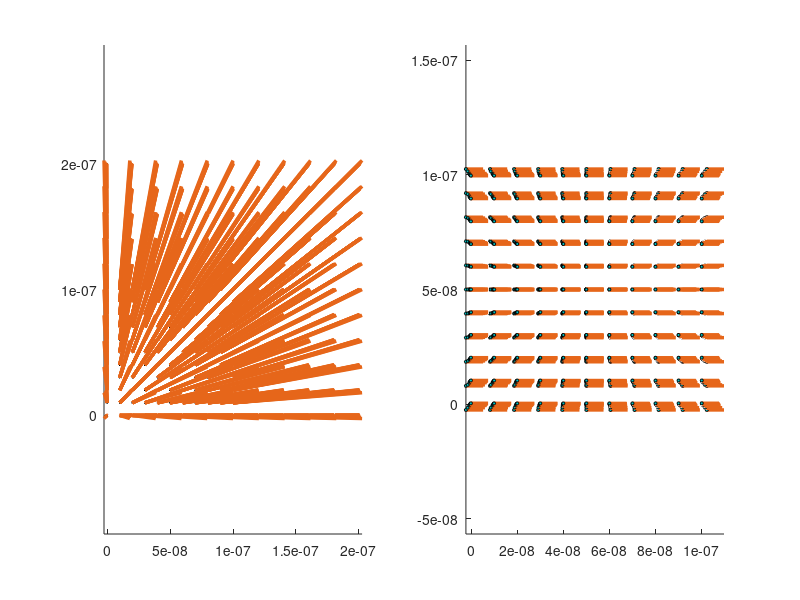

MATLAB code for this plot:
%%
function [X,U,P]=my_temp6_v3
N=1000;
% data = zeros(idivide(int16(N),int16(100)), 2);
data = [];
global scale

scale = 10^(-10);

n=[10 10 6]; % размер решётки (n-1)
global A C Q G d % константы
d=10^(-8); % шаг решётки
A=[-3.712*10^(7) 6.079*10^(8) 1.303*10^(8)*20 1.294*10^(9) -1.950*10^(9) -2.5*10^(9) 3.863*10^(10) 2.529*10^(-10) 1.637*10^(-10) 1.367*10^(-10)]; % порядки!
C=[27.5 17.9 5.43]*10^(9); G=[51 0 2]*10^(-11); Q=[14.2 -0.74 1.57]*10^(9);


[x,y,z]=ndgrid(d*(0:n(1)),d*(0:n(2)),d*(0:n(3))); X={x;y;z}; clear x y z
U=cell(3,1); P=U; E=cell(6,1);
for i=1:3, U{i}=zeros(size(X{1})); P{i}=zeros(size(X{1})); end
% задаём значения U, P при z=0
global fix
fix=false(size(X{1})); fix(:,:,1)=true;

% Сделаем сдвиг на 0.2 через meshgrid (суммарный сдвиг)
del = 50;
del = del/100;
x_fix = linspace(-del*d/2, del*d/2, n(1)+1)./scale;
y_fix = linspace(-del*d/2, del*d/2, n(2)+1)./scale;
[X_fix, Y_fix] = meshgrid(x_fix, y_fix);

% U{1}(fix)=(X{1}(fix)-X_fix)*d;
% U{2}(fix)=(X{2}(fix)-Y_fix)*d;
% U{3}(fix)=0;

U{2}(fix)=(X_fix);
U{1}(fix)=(Y_fix);
U{3}(fix)=0;

% for i=1:3
%     P{i}(fix) = ones(n(1)+1, n(2)+1)*0.0001;
% %     P{i}(fix)=(rand(n(1:2)+1)-1/2)*d; 
% %     P{i}=(rand(n+1)-1/2)*10^(-5); 
% end
P{1} = ones(n+1)*0.1;


% цикл градиентного спуска
F=energies(U,P); 
k0=0; 
oo=0;
% while true
for i =1:N
        oo=oo+1;
        [GU,GP,gmax]=gradflow; % градиенты
        if gmax<1e-4*d, break, end % критерий остановки
        mu=min(1,1e-3*d/gmax); f=step_along(U,P,GU,GP,mu); f_=f;
        k=0;
        % определяем интервал одномерного поиска
        if f>F
            while f>F, f=f_; mu=mu/2; f_=step_along(U,P,GU,GP,mu); end
            mu=2*mu; k=k+1;
        else       
            while f<=f_, f_=f; mu=2*mu; f=step_along(U,P,GU,GP,mu); k=k+1; end
        end
        if k>k0,k0=k; end
        if f-2*f_+F == 0
            disp([f f_ F])
            break
        end
        mu=mu/4*(1-2*(f_-F)/(f-2*f_+F));
        GP{1}
        GU{1}
%         mu
        [F,U,P]=step_along(U,P,GU,GP,mu);
        if mod(oo,100)==0 
            data(idivide(int16(oo),int16(100)), 1) = oo;
            data(idivide(int16(oo),int16(100)), 2) = F;
            
        end
%         oo
        F
%         GU{1}
end
% U{1}
% P{1}
% [F,FL,FC,FQ,FG]=energies(U,P);

save('data.mat','data', 'X', 'U', 'P');
visual(X,U,P)
disp([oo k0])
end

%% ========================================================================
function [F,U,P]=step_along(U,P,GU,GP,mu)
% энергия после шага в направлении антиградиента: U -> (U - mu*dU)
for i=1:3, U{i}=U{i}-mu*GU{i}; P{i}=P{i}-mu*GP{i}; end
F=energies(U,P);
end

%% ========================================================================
function [F,FL,FC,FQ,FG]=energies(U,P0)
% вычисление энергии и её составляющих
global A C Q G d E P dP scale
% считаем производные на решётке и деформации
dU=derivatives(U); dP=derivatives(P0); P=P0;
i1=[1 5 9 6 3 2]; i2=[1 5 9 8 7 4]; % для нумерации по Фойгту
for i=1:6, E{i}=(dU{i1(i)}+dU{i2(i)})/(2-(i>3))*scale; end
% квадраты и 4-е степени для ускорения счёта
q12=P{1}.^2; q22=P{2}.^2; q32=P{3}.^2; q14=q12.^2; q24=q22.^2; q34=q32.^2;
FL=A(1)*(q12+q22+q32)...
    +A(2)*(q14+q24+q34)...
    +A(3)*(q12.*q22+q22.*q32+q12.*q32)...
    +A(4)*(q12.*q14+q22.*q24+q32.*q34)...
    +A(5)*(q14.*(q22+q32)+q24.*(q12+q32)+q34.*(q12+q22))...
    +A(6)*q12.*q22.*q32...
    +A(7)*(q14.^2+q24.^2+q34.^2)...
    +A(8)*(q12.*q14.*(q22+q32)+q22.*q24.*(q12+q32)+q32.*q34.*(q12+q32))...
    +A(9)*(q14.*q24+q24.*q34+q14.*q34)...
    +A(10)*(q14.*q22.*q32+q24.*q12.*q32+q34.*q12.*q22);
FC=C(1)/2*(E{1}.^2+E{2}.^2+E{3}.^2)...
    +C(2)*(E{2}.*E{3}+E{1}.*E{3}+E{1}.*E{2})...
    +C(3)/2*(E{4}.^2+E{5}.^2+E{6}.^2);
FQ=-Q(1)*(E{1}.*q12+E{2}.*q22+E{3}.*q32)...
    -Q(2)*(E{1}.*(q22+q32)+E{2}.*(q12+q32)+E{3}.*(q12+q22))...
    -Q(3)*(E{6}.*P{1}.*P{2}+E{5}.*P{1}.*P{3}+E{4}.*P{2}.*P{3});
FG=G(1)/2*(dP{1,1}.^2+dP{2,2}.^2+dP{3,3}.^2)...
    +G(2)*(dP{1,1}.*dP{2,2}+dP{2,2}.*dP{3,3}+dP{1,1}.*dP{3,3})...
    +G(3)/2*(dP{1,2}.^2+dP{2,1}.^2+dP{2,3}.^2+dP{3,2}.^2+dP{3,1}.^2+dP{1,3}.^2);
FL=sum(FL(:)); FC=sum(FC(:))/scale^2; FQ=sum(FQ(:))/scale; FG=sum(FG(:));
F=FL+FC+FQ+FG; % * d^3 ?
% F=FL+FC+FQ; % * d^3 ?
F=F/numel(P0{1});
end

%% ========================================================================
function D=derivatives(V)
% вычисляем производные векторного поля на решётке: внутренние узлы по
% формулам 2-го порядка, граничные - по формулам 1-го порядка
% компоненты поля V - массив cell(3,1)
global d
D=cell(3,3); for i=1:9, D{i}=zeros(size(V{1})); end
for i=1:3, V{i}=V{i}/d/2; end % сразу учитываем шаг решётки
for i=1:3
    D{i,1}(2:end-1,:,:)=V{i}(3:end,:,:)-V{i}(1:end-2,:,:);
    D{i,1}([1 end],:,:)=2*cat(1,V{i}(2,:,:)-V{i}(1,:,:),V{i}(end,:,:)-V{i}(end-1,:,:));
    D{i,2}(:,2:end-1,:)=V{i}(:,3:end,:)-V{i}(:,1:end-2,:);
    D{i,2}(:,[1 end],:)=2*cat(2,V{i}(:,2,:)-V{i}(:,1,:),V{i}(:,end,:)-V{i}(:,end-1,:));
    D{i,3}(:,:,2:end-1)=V{i}(:,:,3:end)-V{i}(:,:,1:end-2);
    D{i,3}(:,:,[1 end])=2*cat(3,V{i}(:,:,2)-V{i}(:,:,1),V{i}(:,:,end)-V{i}(:,:,end-1));
end
end

%% ========================================================================
function [GU,GP,gmax]=gradflow
% вычисляем градиент - производные энергии по (P1,P2,P3) и (U1,U2,U3) каждого узла
global A C Q G d E P dP fix
GP=cell(3,1); GU=cell(3,1);
% вспомогательные переменные для ускорения счёта
q2=cell(3,1); q4=q2; q6=q2; PP=q2; P2=0; P4=0; P6=0;
for i=1:3
    q2{i}=P{i}.^2; q4{i}=q2{i}.^2; q6{i}=q2{i}.^3;
    P2=P2+q2{i}; P4=P4+q4{i}; P6=P6+q6{i};
end
PP{1}=q2{2}.*q2{3}; PP{2}=q2{1}.*q2{3}; PP{3}=q2{1}.*q2{2};
EP{1}=E{6}.*P{2}+E{5}.*P{3}; EP{2}=E{6}.*P{1}+E{4}.*P{3}; EP{3}=E{5}.*P{1}+E{4}.*P{2};
% локальная часть
for i=1:3
    % производная энергии Ландау
    GP{i}=A(1)+2*A(2)*q2{i}+A(3)*(P2-q2{i})+3*A(4)*q4{i}...
        +A(5)*(2*q2{i}.*(P2-q2{i})+(P4-q4{i}))+A(6)*PP{i}+4*A(7)*q6{i}...
        +A(8)*(3*q4{i}.*(P2-q2{i})+P6-q6{i})+2*A(9)*q2{i}.*(P4-q4{i})...
        +A(10)*PP{i}.*(q2{i}+P2);
    GP{i}=2*P{i}.*GP{i};
    % вклад электрострикции
    GP{i}=GP{i}-2*P{i}.*(Q(2)*(E{1}+E{2}+E{3})-(Q(2)-Q(1))*E{i})-Q(3)*EP{i};
end
% нелокальная часть
g=G/2/d; c=C/2/d; q=Q/2/d; % если нужны конечные разности, то не делить на d!
for i=1:3
    per=[i:3 1:i-1]; % перестановка размерностей
    i1=per(1); i2=per(2); i3=per(3);
    % производные по компонентам вектора P
    % производные "вдоль", типа P1,1
    T=g(1)*dP{i1,i1}+g(2)*(dP{i2,i2}+dP{i3,i3});
    GP{i1}=GP{i1}+gradflow_local(T,i1);
    % производные "поперёк", типа P1,2 и P1,3
    T=g(3)*dP{i1,i2};
    GP{i1}=GP{i1}+gradflow_local(T,i2);
    T=g(3)*dP{i1,i3};
    GP{i1}=GP{i1}+gradflow_local(T,i3);
    % производные по компонентам вектора U (упругая энергия и электрострикция)
    T=c(1)*E{i1}+c(2)*(E{i2}+E{i3})-q(1)*q2{i1}-q(2)*(q2{i2}+q2{i3}); 
    GU{i1}=gradflow_local(T,i1);
    T=c(3)*E{i2+3}-q(3)*P{i1}.*P{i3}; % индексы согласованы с нумерацией Фойгта
    GU{i1}=GU{i1}+gradflow_local(T,i3);
    T=c(3)*E{i3+3}-q(3)*P{i1}.*P{i2};
    GU{i1}=GU{i1}+gradflow_local(T,i2);
    GU{i1}(fix)=0; % GP{i1}(fix)=0; % для фиксированных узлов
end
% максимальная длина градиента U
gmax1=sqrt(max(GU{1}(:).^2+GU{2}(:).^2+GU{3}(:).^2));
gmax2=sqrt(max(GP{1}(:).^2+GP{2}(:).^2+GP{3}(:).^2));
gmax=max([gmax1 gmax2]);

end
%% ========================================================================
function D=gradflow_local(T,dim)
% преобразование массива в разностный вдоль размерности dim 
% (вспомог. функция для gradflow)
D=zeros(size(T)); Z=false(size(T));
n=size(T); ind={1:n(1) 1:n(2) 1:n(3)};
% внутренние слои
ind{dim}=2:n(dim)-1; Z(ind{:})=true; ind0=Z; Z(:)=false;
ind{dim}=3:n(dim); Z(ind{:})=true; ind1=Z; Z(:)=false;
ind{dim}=1:n(dim)-2; Z(ind{:})=true; ind2=Z; Z(:)=false;
D(ind1)=T(ind0); D(ind2)=D(ind2)-T(ind0);
% граничные и приграничные слои
ind{dim}=[1 n(dim)]; Z(ind{:})=true; ind0=Z; Z(:)=false;
ind{dim}=[2 n(dim)]; Z(ind{:})=true; ind1=Z; Z(:)=false;
ind{dim}=[1 n(dim)-1]; Z(ind{:})=true; ind2=Z;
D(ind1)=D(ind1)+2*T(ind0); D(ind2)=D(ind2)-2*T(ind0);
end

%% ========================================================================
function visual(X,U,P)
% визуализация решётки с деформациями и поляризацией
global scale
dx=zeros(3,1); xmin=dx; X1=X; G=dx; G1=dx;
d=X{1}(2,1,1)-X{1}(1,1,1); % шаг решётки
for i=1:3, xmin(i)=min(X{i}(:)); dx(i)=max(X{i}(:))-xmin(i); end
% % строим подложку
% patch(xmin(1)+[-1 5 5 -1]/4*dx(1),xmin(2)+[-1 -1 5 5]/4*dx(2),[0 0 0 0],...
%     'facecolor',0.9*[1 1 1])
% находим максимальные смещения и поляризации
umax=(U{1}.^2+U{2}.^2+U{3}.^2).*scale^2; pmax=P{1}.^2+P{2}.^2+P{3}.^2;
umax=sqrt(max(umax(:))); pmax=sqrt(max(pmax(:)));
% нормируем векторные поля с учётом размера ячейки
for i=1:3
%     U{i}=(d/umax)*U{i}; 
    P{i}=(3/4*d/pmax)*P{i}; 
    X1{i}=X{i}+U{i}*scale;
end

% строим исходную и деформированную решётки
subplot(1, 2, 1)
axis equal, hold on
% for i=1:3
%     x=X; x1=X1; per=[i:3 1:i-1];
%     for j=1:3
%         x{j}=permute(x{j},per); x{j}(end+1,:,:)=NaN;
%         x1{j}=permute(x1{j},per); x1{j}(end+1,:,:)=NaN;
%     end
%     G(i)=line(x{1}(:),x{2}(:),x{3}(:),'color',[1 0 0 0.2],'linewidth',0.1);
%     G1(i)=line(x1{1}(:),x1{2}(:),x1{3}(:),'color',[0 0 1 0.5],'linewidth',1);
% end

for i=1:3, XU{i}=[X{i}(:) X{i}(:)+X1{i}(:)]'; end
line(XU{1},XU{2},XU{3},'color',[0.9 0.4 0.1],'linewidth',2.5)
scatter3(X{1}(:),X{2}(:),X{3}(:),'MarkerEdgeColor','k',...
    'MarkerFaceColor',[0 .75 .75],'SizeData', 0.1)

% строим векторы поляризации
subplot(1, 2, 2)
axis equal, hold on
for i=1:3, XP{i}=[X1{i}(:) X1{i}(:)+P{i}(:)]'; end
line(XP{1},XP{2},XP{3},'color',[0.9 0.4 0.1],'linewidth',2.5)
scatter3(X1{1}(:),X1{2}(:),X1{3}(:),'MarkerEdgeColor','k',...
    'MarkerFaceColor',[0 .75 .75],'SizeData',5)
axis tight
end